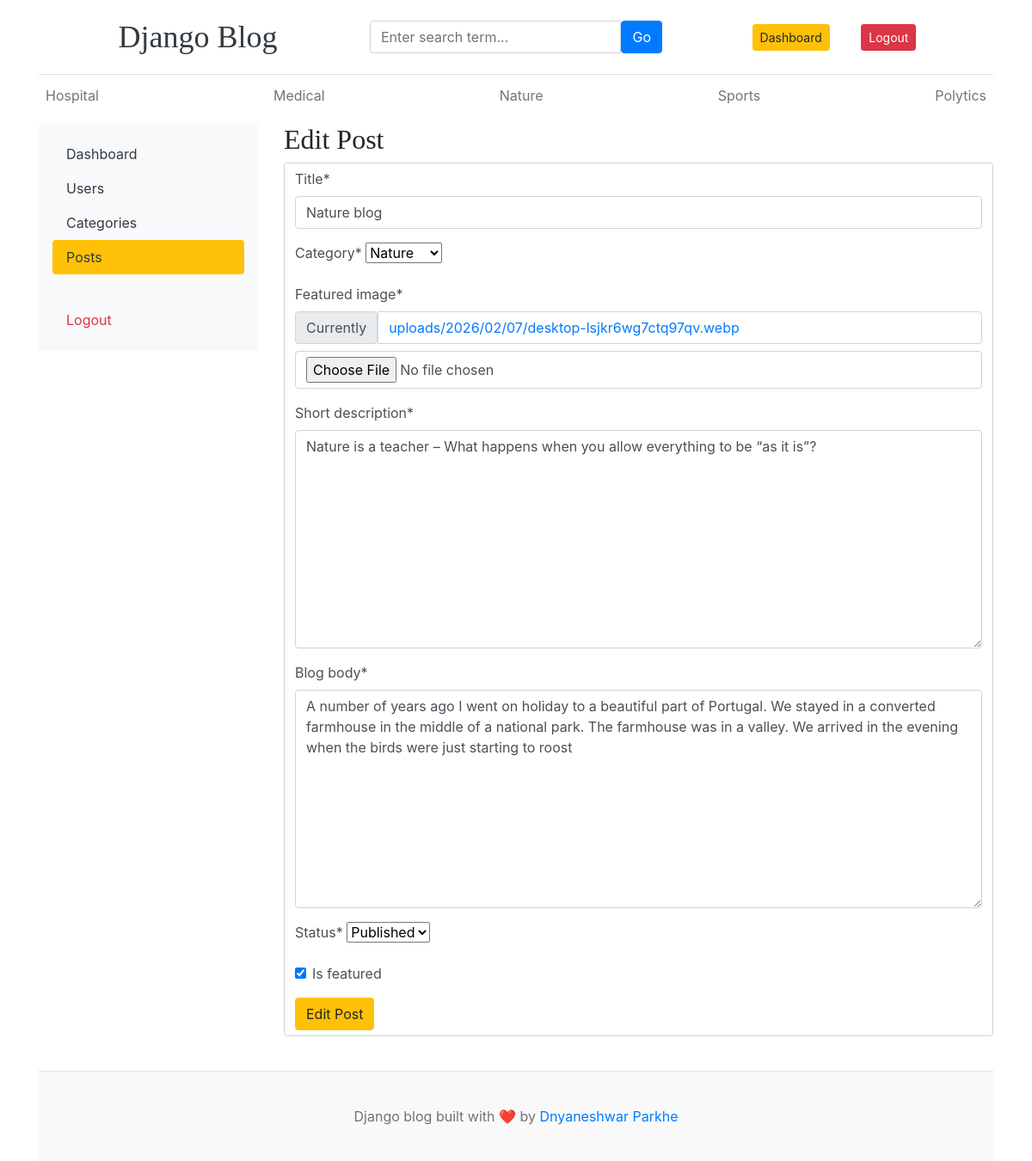
/dashboard/posts/edit_post/11/ (signed in), run on an earlier commit of the app's database.
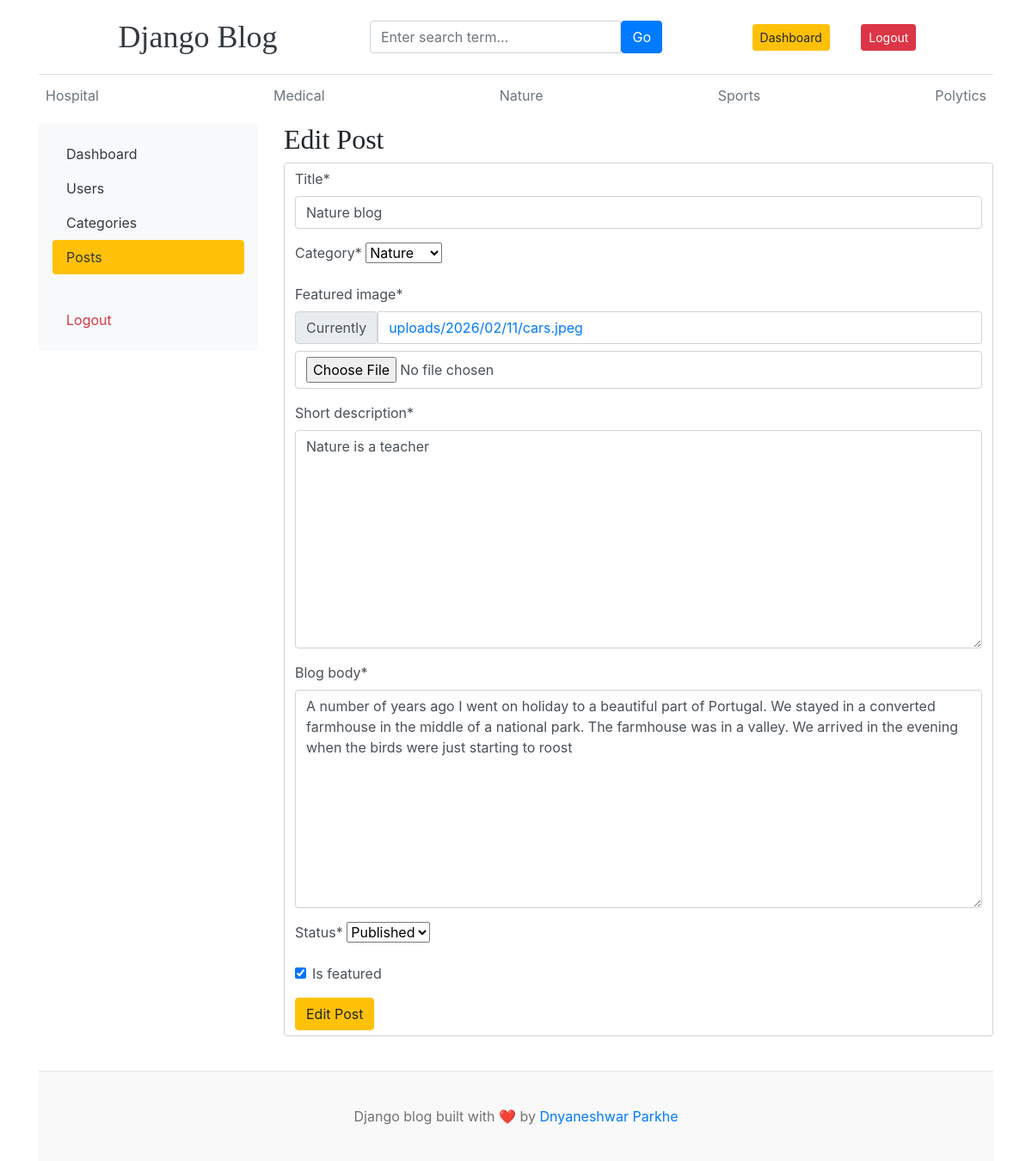
And on a later commit of the database.
### blogs/models.py (models this page shows, shortened)
class Blog(models.Model):
    title = models.CharField(max_length=200)
    slug = models.SlugField(max_length=250, unique=True, blank=True)
    category = models.ForeignKey(Category, on_delete=models.CASCADE)
    author = models.ForeignKey(User, on_delete=models.CASCADE)
    featured_image = models.ImageField(upload_to='uploads/%Y/%m/%d')
    short_description = models.TextField(max_length=500)
    blog_body = models.TextField(max_length=1000)
    status = models.CharField(choices=STATUS_CHOICES, default="Draft")
    is_featured = models.BooleanField(default=False)
    created_at = models.DateTimeField(auto_now_add=True)
    updated_at = models.DateTimeField(auto_now=True)

### dashboards/views.py (the view, shortened to what this page needs)
# urls.py: path('posts/edit_post/<int:pk>/',views.edit_post, name='edit_post'),
def edit_post(request, pk):
    try:
        post = Blog.objects.get(pk=pk)
    except Blog.DoesNotExist:
        return redirect('posts')
    form = BlogPostForm(instance=post)
    context = {
        'form':form,
        'post':post,
        }
    return render(request, 'dashboard/edit_post.html', context)

### dashboards/forms.py
class BlogPostForm(forms.ModelForm):
    class Meta:
        model = Blog
        fields = ('title','category','featured_image','short_description','blog_body','status','is_featured')

### blogs/context_processors.py (called while the page is built)
def get_categories(request):
    categories = Category.objects.all().order_by('-created_at')
    return dict(categories=categories)

def get_social_links(request):
    social_links = SocialLink.objects.all()
    return dict(social_links=social_links)

### blogs/models.py (called while the page is built)
    def __str__(self):
        return self.category_name

### templates/dashboard/edit_post.html
{% extends 'base.html' %} {% block content %} {% load crispy_forms_tags %}
<div class="row">
  {% include "dashboard/sidebar.html" %}
  <div class="col-md-9">
    {% if perms.blogs.change_blog %}
    <h2>Edit Post</h2>
    <form
      action="{% url 'edit_post' post.id %}"
      method="POST"
      class="form-control mb-3"
      enctype='multipart/form-data'
    >
      {% csrf_token %} {{form | crispy}}
      <button type="submit" class="btn btn-warning">Edit Post</button>
      <br />
    </form>
  </div>
  {% else %}
  <h5>You are not able to see this page</h5>
  {% endif %}
</div>
{% endblock %}

What changed in the data, as far as the page shows it:
changed Blog "Nature blog": short_description "Nature is a teacher – What happens when you allow everything to be “as it is”?" → "Nature is a teacher"
Also different on the page:
text no longer shown: "Title * Category * Featured image * Currently uploads/2026/02/07/desktop-lsjkr6wg7ctq97qv.webp Short description * Blog body * Status * Is featured"
text now shown: "Title * Category * Featured image * Currently uploads/2026/02/11/cars.jpeg Short description * Blog body * Status * Is featured"
